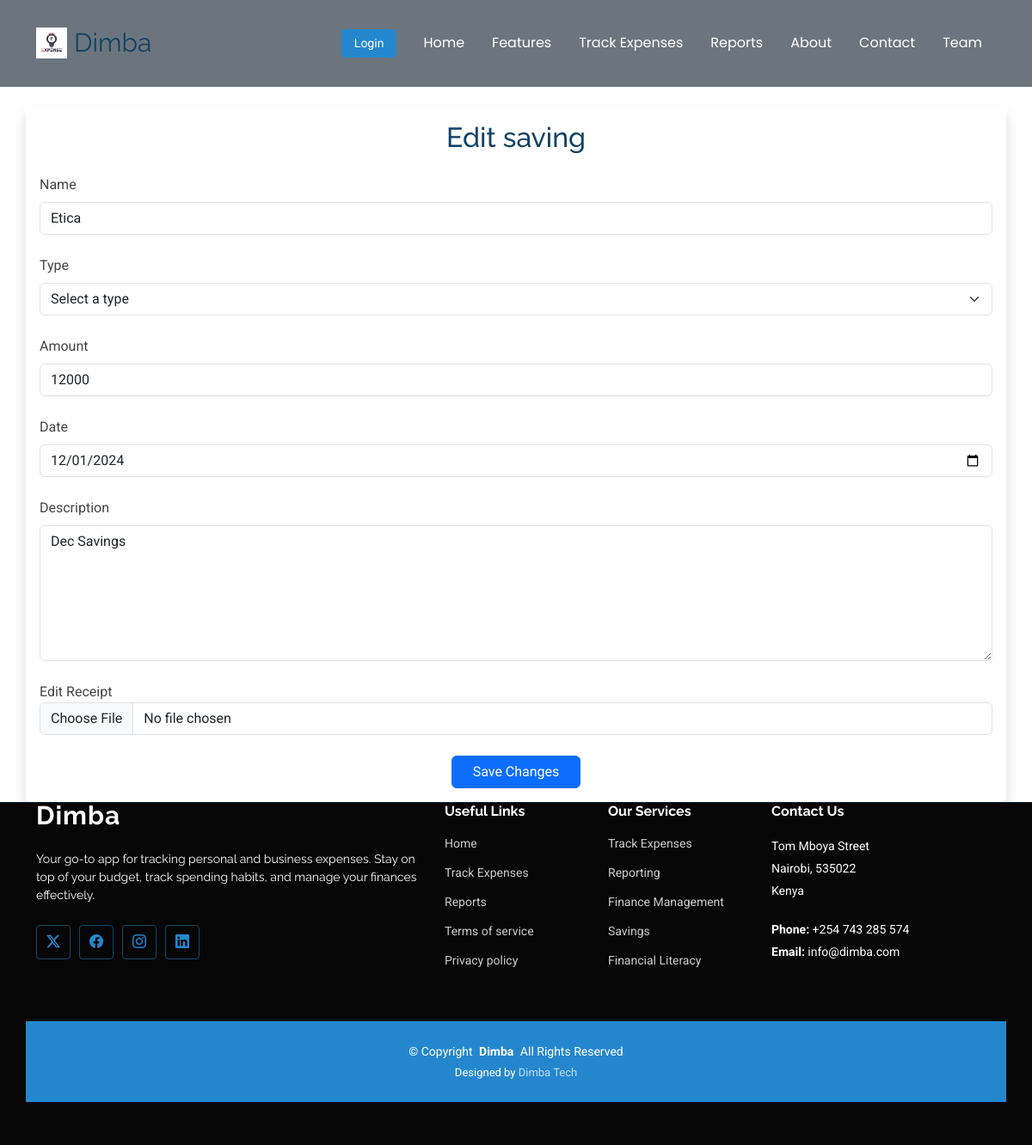
/update_saving/1/, run on the app's committed database.
### dimba_app/models.py (models this page shows, shortened)
class Savings(models.Model):
    name = models.CharField(max_length=100)
    type = models.CharField(max_length=100)
    amount = models.IntegerField()
    date = models.DateField()
    description = models.CharField(max_length=1000)
    image = models.ImageField(upload_to='uploaded_images/', null=True, blank=True)

### dimba_app/views.py (the view, shortened to what this page needs)
# urls.py: path('update_saving/<int:id>/',views.update_saving, name='update_saving'),
def update_saving(request, id):
    saving = get_object_or_404(Savings, id=id)
    return render(request, "update_saving.html", context={'saving': saving})

### templates/update_saving.html (shortened to what this page needs)
{% extends "base.html" %}
{% load static %}
{% block content %}
<form
    method="post"
    class="container mt-4 p-3 shadow rounded"
    enctype="multipart/form-data">
    <h2 class="mb-4 text-center">Edit saving</h2>
    <div class="row gy-4">
        <div class="col-md-12">
            <label for="name" class="form-label">Name</label>
            <input
                type="text"
                name="name"
                class="form-control"
                placeholder="saving Name"
                id="name"
                value="{{ saving.name }}"
                required>
        </div>
        <div class="col-md-12">
            <label for="category" class="form-label">Type</label>
            <select class="form-select" id="type" name="type" required>
                <option value="">Select a type</option>
            </select>
        </div>
        <div class="col-md-12">
            <label for="amount" class="form-label">Amount</label>
            <input
                type="number"
                class="form-control"
                name="amount"
                id="amount"
                value="{{ saving.amount }}"
                placeholder="Amount"
                required>
        </div>
        <div class="col-md-12">
            <label for="date" class="form-label">Date</label>
            <input
                type="date"
                class="form-control"
                name="date"
                id="date"
                value="{{ saving.date|date:'Y-m-d' }}"
                placeholder="Date"
                required>
        </div>
        <div class="col-md-12">
            <label for="description" class="form-label">Description</label>
            <textarea
                class="form-control"
                name="description"
                rows="6"
                id="description"
                placeholder="Description"
                required>{{ saving.description }}</textarea>
        </div>
        <div class="col-md-12">
            <label for="image">Edit Receipt</label>
            <input type="file" name="image" id="image" class="form-control">
        </div>
        <div class="col-md-12 text-center">
            <div class="col-md-12 text-center">
                <button type="submit" class="btn btn-primary px-4">Save Changes</button>
            </div>
        </div>
    </div>
</form>
{% endblock %}

### static/assets/css/main.css (style rules this page uses)
:root { --default-font: "Roboto", system-ui, -apple-system, "Segoe UI", Roboto, "Helvetica Neue", Arial, "Noto Sans", "Liberation Sans", sans-serif, "Apple Color Emoji", "Segoe UI Emoji", "Segoe UI Symbol", "Noto Color Emoji"; --heading-font: "Raleway", sans-serif; --nav-font: "Poppins", sans-serif; }
:root { --background-color: #ffffff; --default-color: #444444; --heading-color: #124265; --accent-color: #2487ce; --surface-color: #ffffff; --contrast-color: #ffffff; }
:root { --nav-color: #124265; --nav-hover-color: #2487ce; --nav-mobile-background-color: #ffffff; --nav-dropdown-background-color: #ffffff; --nav-dropdown-color: #124265; --nav-dropdown-hover-color: #2487ce; }
:root { scroll-behavior: smooth; }
body { color: var(--default-color); background-color: var(--background-color); font-family: var(--default-font); }
h1, h2, h3, h4, h5, h6 { color: var(--heading-color); font-family: var(--heading-font); }

### data on the page
Savings: name "Etica", amount "12000", date "12/01/2024", description "Dec Savings"
